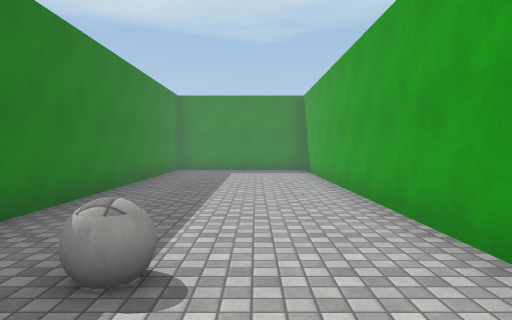
View 1 (above)

24 first-person views from a walk through a Unity game level. The camera is 1.3 m above the floor, tilts 2° down and sees 70° across. The floor is counted in squares, 1.8 m on a side. Each view is taken from the middle of a square. On the plan, view 1 faces up. The plan holds only what a view shows up to about 11 squares ahead; the rest is blank. The place goes on beyond the plan. The player character is not drawn. Surface patterns are stand-ins for the level's own textures.

View 2
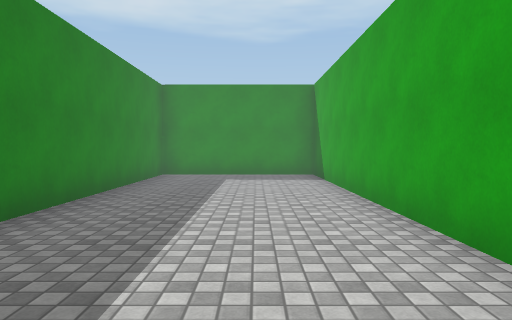

View 3
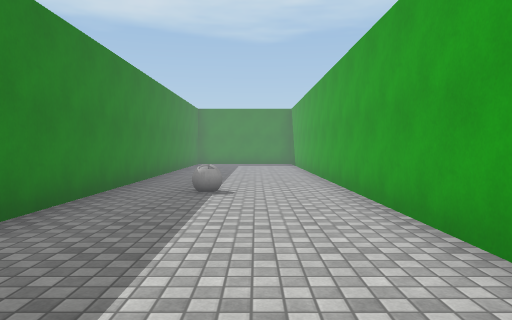

View 4
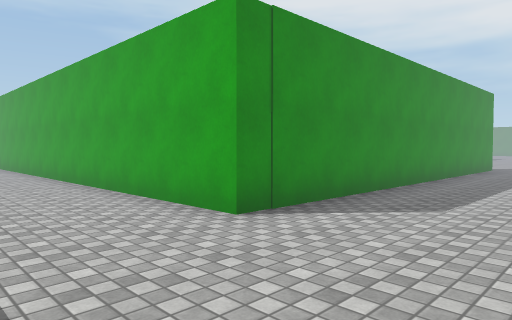

View 5
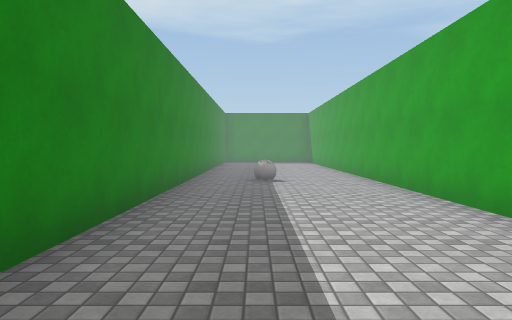

View 6
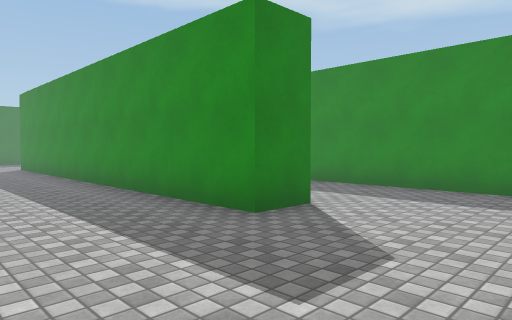

View 7
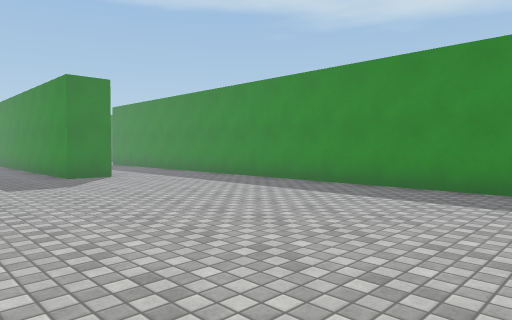

View 8
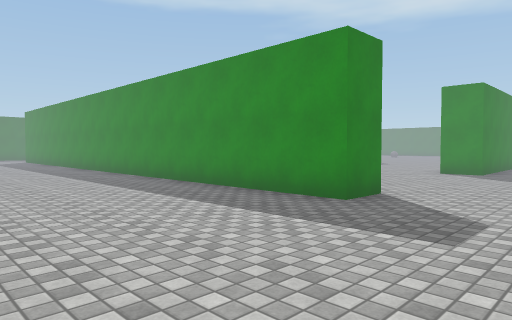

View 9
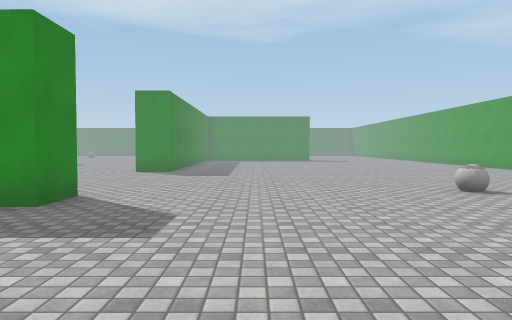

View 10
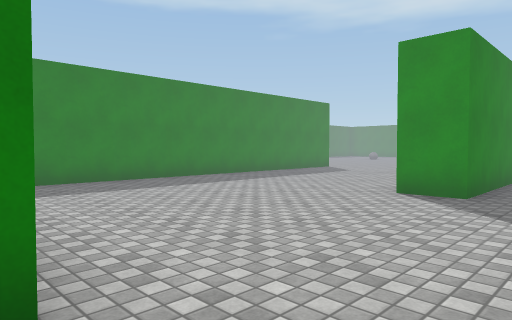

View 11
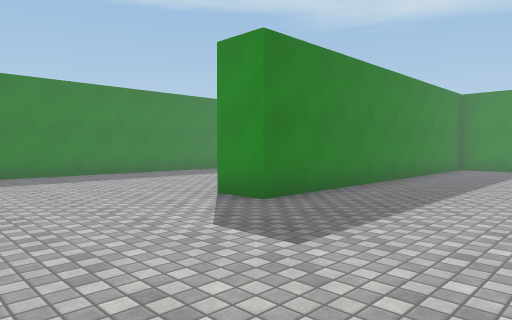

View 12
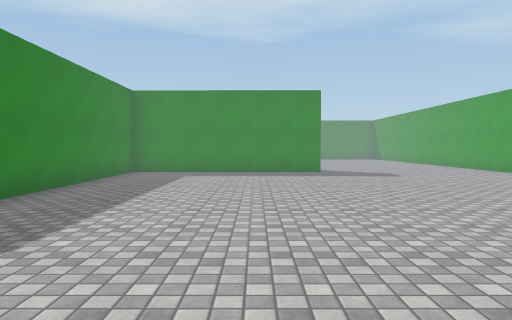

View 13
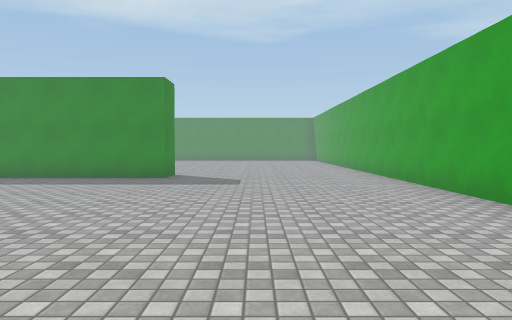

View 14
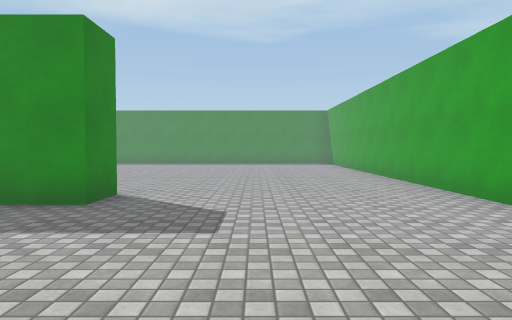

View 15
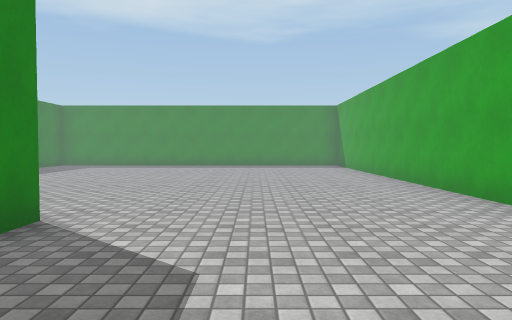

View 16
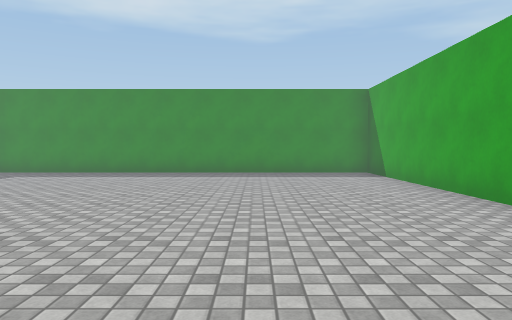

View 17
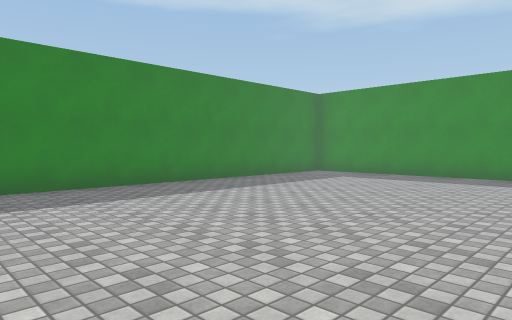

View 18
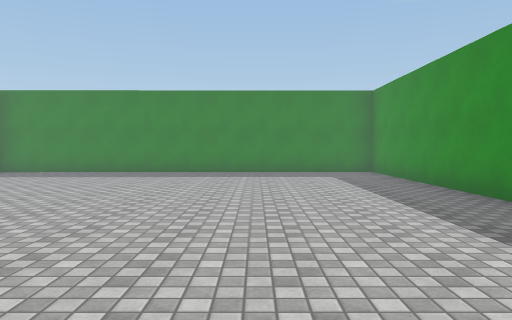

View 19
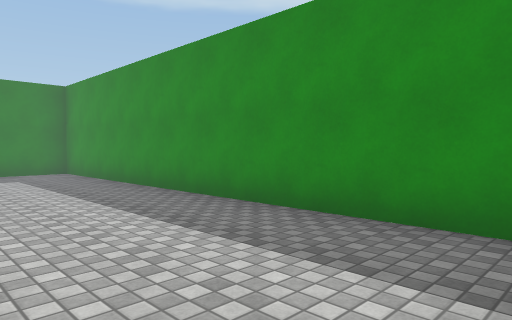

View 20
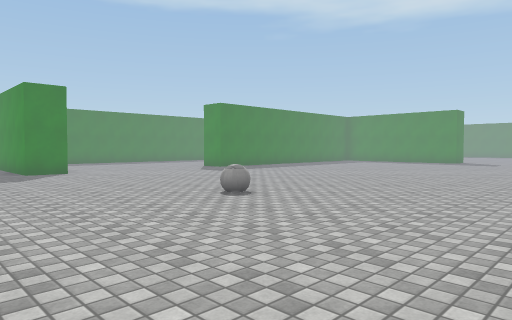

View 21
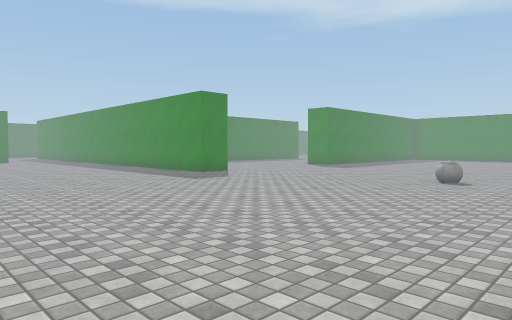

View 22
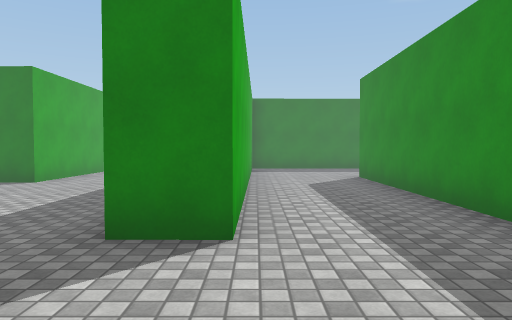

View 23
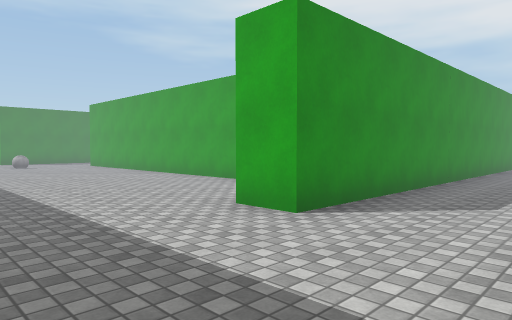

View 24
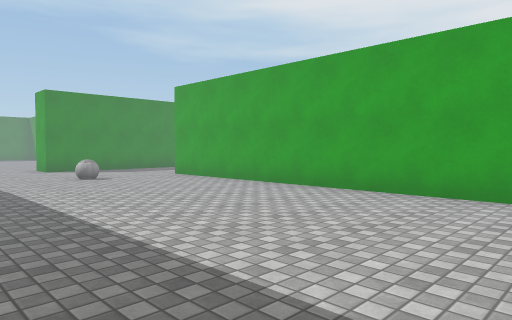

### Floor plan
Points are (right, up) in squares from view 1. A wall is a line through its corners. A room is listed if a view was taken in it or the views show most of it. See-through windows are left out.
Room 1 (views 1, 2, 3, 4, 5, 6, 7, 8, 9, 10, 11, 12, 13, 14, 15, 16, 17, 18, 19, 20, 21, 22)
walls: (17.3, 8.8) (17.3, 2.8); (23.4, 1.5) (23.4, 0.4) (13.5, 0.5); (28.9, 16.6) (28.9, 15.6) (23.4, 15.6) (23.5, 6.6) (22.4, 6.6); (34.2, 11.5) (34.2, 27.4) (23.4, 27.4) (23.4, 16.5); (12.2, -2.2) (12.2, -3.2) (1.6, -3.1) (1.5, 11.6) (-2.5, 11.6) (-2.5, -4)
ways out: opening at (13.7, -1) to room 2
objects: ball (-1, 2); ball (30, 2)
Room 2 (views 23, 24)
walls: (7, 15.7) (6.2, 15.7) (6.2, 16.5); (8.6, 4.1) (8.5, 12.6); (4.7, -2.1) (12.2, -2.2); (13.5, 0.5) (6.1, 0.5) (6.1, 1.5)
ways out: opening at (13.7, -1) to room 1
objects: ball (6, 13)

Positions as (right, up) in squares from view 1, and headings:
1: (0, 0), facing up
2: (0, 2), facing up
3: (0, -4), facing up
4: (-1, -6), facing up-right
5: (-1, -6), facing up
6: (15, -6), facing up-left
7: (21, -6), facing up-left
8: (26, -4), facing up-left
9: (26, -4), facing up
10: (25, 1), facing up-left
11: (27, 3), facing up-left
12: (27, 5), facing up
13: (31, 7), facing up
14: (31, 11), facing up
15: (31, 13), facing up
16: (31, 17), facing up
17: (30, 18), facing up-left
18: (34, 24), facing left
19: (34, 24), facing up-left
20: (34, -2), facing up-left
21: (32, -6), facing up-left
22: (15, -2), facing left
23: (3, -2), facing up-right
24: (3, 4), facing up-right
